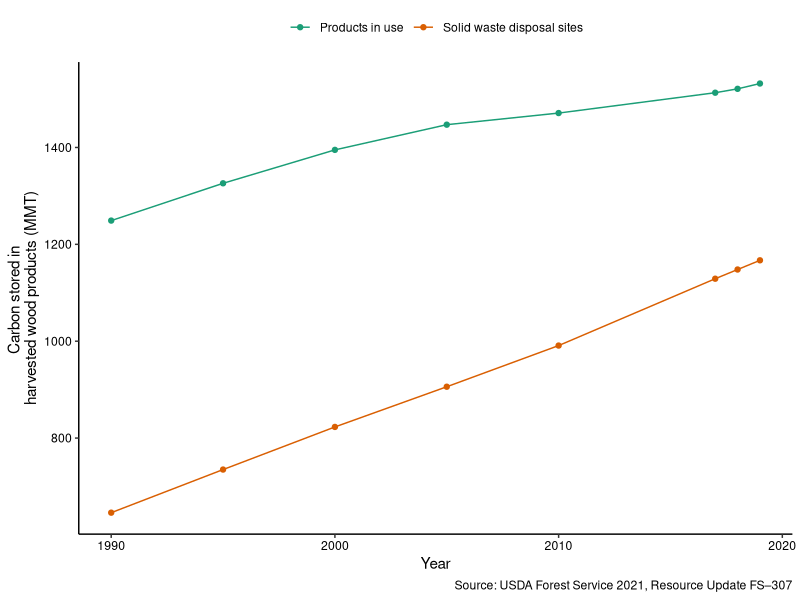
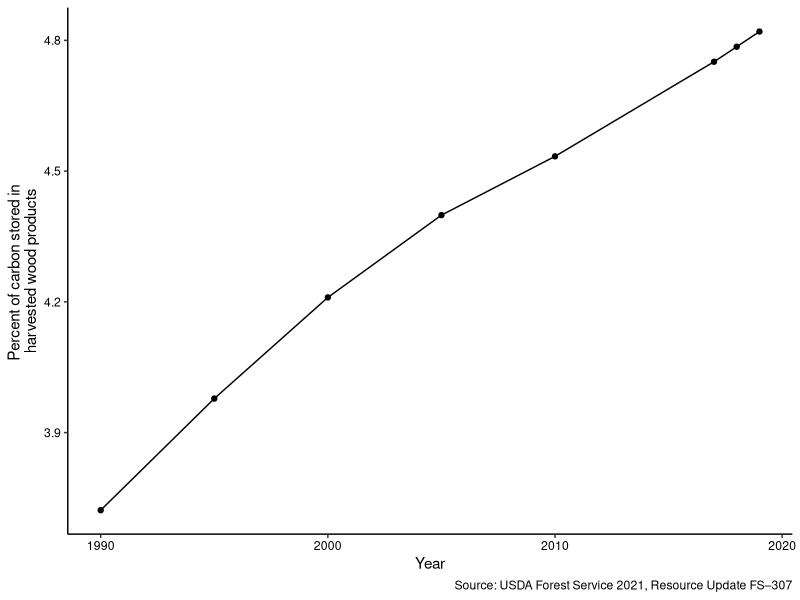

Write the R code that produced these figures, in order.
## ---- chunk 1
# Enter data from https://www.nrs.fs.fed.us/pubs/62418
library(tidyverse)

hwp <- tribble(
  ~Year, ~Pool, ~Value_MMT_C,
  1990, "Harvested wood total", 1895,
  1995, "Harvested wood total", 2061,
  2000, "Harvested wood total", 2218,
  2005, "Harvested wood total", 2353,
  2010, "Harvested wood total", 2462,
  2017, "Harvested wood total", 2642, 
  2018, "Harvested wood total", 2669,
  2019, "Harvested wood total", 2699,
  1990, "Forest total", 50913,
  1995, "Forest total", 51808,
  2000, "Forest total", 52681,
  2005, "Forest total", 53489,
  2010, "Forest total", 54302,
  2017, "Forest total", 55610, 
  2018, "Forest total", 55774,
  2019, "Forest total", 55993,
  1990, "Products in use", 1249,
  1995, "Products in use", 1326,
  2000, "Products in use", 1395,
  2005, "Products in use", 1447,
  2010, "Products in use", 1471,
  2017, "Products in use", 1513, 
  2018, "Products in use", 1521,
  2019, "Products in use", 1532,
  1990, "Solid waste disposal sites", 646,
  1995, "Solid waste disposal sites", 735,
  2000, "Solid waste disposal sites", 823,
  2005, "Solid waste disposal sites", 906,
  2010, "Solid waste disposal sites", 991,
  2017, "Solid waste disposal sites", 1129, 
  2018, "Solid waste disposal sites", 1148,
  2019, "Solid waste disposal sites", 1167
)

hwp.pools <- hwp %>% 
  filter(Pool %in% c("Products in use", "Solid waste disposal sites"))
## ---- chunk 2
p.hwp <- ggplot(hwp.pools, aes(Year, Value_MMT_C, col = Pool)) +
  geom_point() +
  geom_line() +
  labs(y = "Carbon stored in \nharvested wood products (MMT)",
       caption = "Source: USDA Forest Service 2021, Resource Update FS–307") +
  scale_color_brewer(palette="Dark2")+
  theme(panel.background = element_blank(),
        axis.line = element_line(color = "black"),
        axis.text = element_text(color = "black"),
        legend.title = element_blank(),
        legend.position = "top")
p.hwp
## ---- chunk 3
total.pools <- hwp %>% 
  filter(Pool %in% c("Forest total", "Harvested wood total")) %>% 
  pivot_wider(names_from = Pool, values_from = Value_MMT_C) %>% 
  mutate(pct_hwp = (`Harvested wood total`/`Forest total`)*100)

total.pools2 <- hwp %>% 
  filter(Pool %in% c("Forest total", "Harvested wood total"))
## ---- chunk 4
# p.hwp.prop <- ggplot(total.pools2, aes(Year, Value_MMT_C, fill = Pool)) +
#   geom_bar(position="stack", stat="identity")+
#   labs(y = "Carbon storage (MMT)") +
#   scale_color_brewer(palette="Dark2")+
#   theme(panel.background = element_blank(),
#         axis.line = element_line(color = "black"),
#         axis.text = element_text(color = "black"),
#         legend.title = element_blank(),
#         legend.position = "top")
# p.hwp.prop


p.hwp.prop <- ggplot(total.pools, aes(Year, pct_hwp)) +
  geom_point() +
  geom_line() +
  labs(y = "Percent of carbon stored in \nharvested wood products",
       caption = "Source: USDA Forest Service 2021, Resource Update FS–307") +
  scale_color_brewer(palette="Dark2")+
  theme(panel.background = element_blank(),
        axis.line = element_line(color = "black"),
        axis.text = element_text(color = "black"),
        legend.title = element_blank(),
        legend.position = "top")
p.hwp.prop
